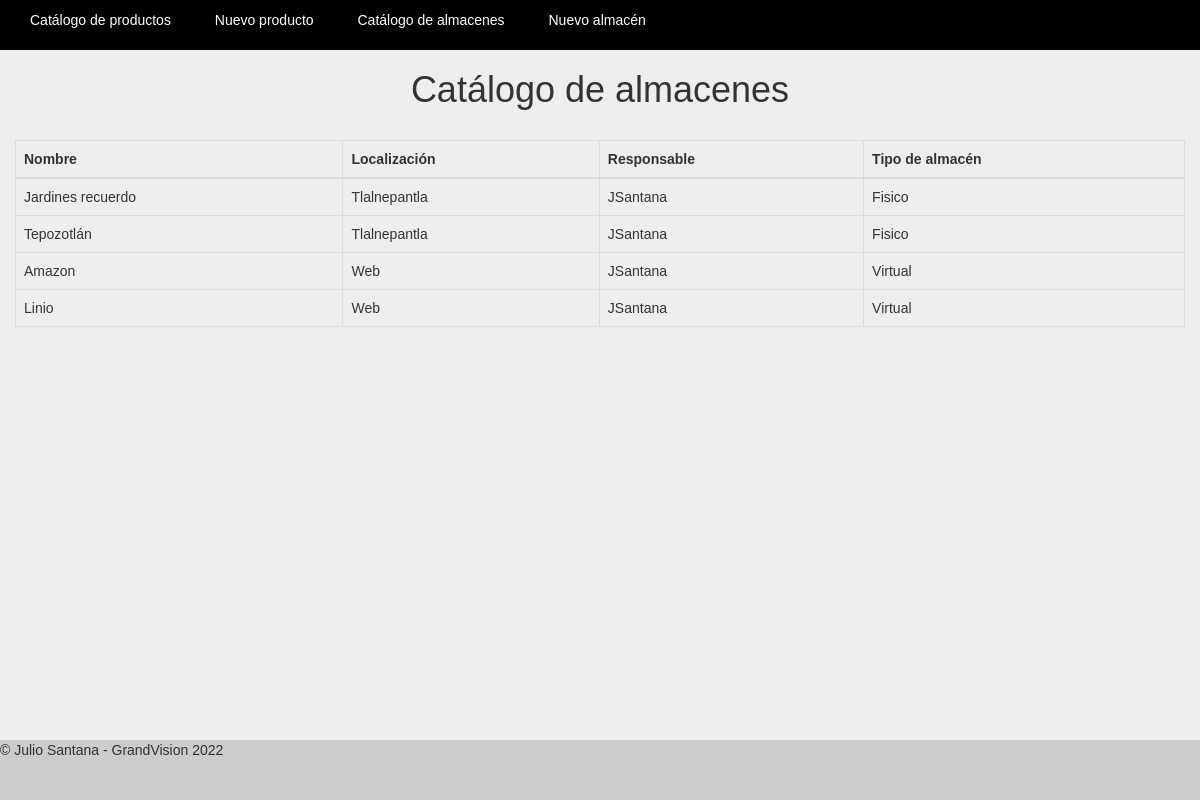
The page /almacen/CatalogoAlmacen on the database its author committed.
### tables this page shows
CREATE TABLE `catalogoalmacenes` (
  `idAlmacen` int(11) NOT NULL,
  `nombreAlmacen` varchar(50) NOT NULL,
  `localizacion` varchar(50) NOT NULL,
  `responsable` varchar(50) NOT NULL,
  `idTipoAlmacen` int(11) NOT NULL
);

CREATE TABLE `tipoalmacenes` (
  `idTipoAlmacen` int(11) NOT NULL,
  `tipoAlmacen` varchar(50) NOT NULL
);

### libs/view.php (called while the page is built, shortened)
<?php
	class View{
		function render($nombre) {
			require 'views/' . $nombre . '.php';
		}
	}
?>

### controllers/almacen.php (called while the page is built, shortened)
<?php
class Almacen extends Controller{
    function __construct(){
		$this->view->mensaje = "";
        $this->view->tiposAlmacen = [];
    }
    function CatalogoAlmacen() {
        $almacenes = $this->model->getCatalogoAlmacen();
		$this->view->almacenes = $almacenes;
		$this->view->render('almacen/catalogoAlmacen');
    }
}
?>

### index.php (called while the page is built, shortened)
<?php
	require_once 'libs/database.php';
	require_once 'libs/view.php';
	$app = new App();
?>

### models/almacenmodel.php (called while the page is built, shortened)
<?php
class AlmacenModel extends Model{
    public function getCatalogoAlmacen(){
        $items = [];
        try{
            $query = $this->db->connect()->query("SELECT catAlmacen.*, tipo.tipoAlmacen FROM catalogoalmacenes catAlmacen INNER JOIN tipoalmacenes tipo ON catAlmacen.idTipoAlmacen = tipo.idTipoAlmacen");
            while($row = $query->fetch()){
                $item = new Almacen();
                $item->idAlmacen = $row['idAlmacen'];
                $item->nombreAlmacen = $row['nombreAlmacen'];
                $item->localizacion = $row['localizacion'];
                $item->responsable = $row['responsable'];
				$item->idTipoAlmacen = $row['idTipoAlmacen'];
                $item->tipoAlmacen = $row['tipoAlmacen'];
                array_push($items, $item);
            }
            return $items;
        } catch(PDOException $e){
            return [];
        }
    }
}
?>

### libs/database.php (called while the page is built)
<?php
class Database{
    private $host;
    private $db;
    private $user;
    private $password;
    private $charset;
    public function __construct(){
        $this->host = constant('HOST');
        $this->db = constant('DB');
        $this->user = constant('USER');
        $this->password = constant('PASSWORD');
        $this->charset = constant('CHARSET');
    }
    function connect(){
        try{
            $connection = "mysql:host=" . $this->host . ";dbname=" . $this->db . ";charset=" . $this->charset;
            $options = [
                PDO::ATTR_ERRMODE            => PDO::ERRMODE_EXCEPTION,
                PDO::ATTR_EMULATE_PREPARES   => false,
            ];
            $pdo = new PDO($connection, $this->user, $this->password, $options);
            return $pdo;
        } catch(PDOException $e){
            print_r('Error connection: ' . $e->getMessage());
        }
    }
}
?>

### views/almacen/catalogoAlmacen.php (the view, shortened to what this page needs)
<!DOCTYPE html>
<html>
<body>
	<?php require 'views/header.php' ?>
    <div class="container">
        <h1 class="center">Catálogo de almacenes</h1><br/>
        <div class="row">
            <div class="col-12">
                <table class="table table-bordered">
                    <thead>
                        <tr>
                            <th scope="col">Nombre</th>
                            <th scope="col">Localización</th>
                            <th scope="col">Responsable</th>
                            <th scope="col">Tipo de almacén</th>
                        </tr>
                    </thead>
                    <tbody>
                        <?php
                        foreach($this->almacenes as $row){
                            $almacen = $row;
                        ?>
                        <tr>
                            <td><?php echo $almacen->nombreAlmacen; ?></td>
                            <td><?php echo $almacen->localizacion; ?></td>
                            <td><?php echo $almacen->responsable; ?></td>
                            <td><?php echo $almacen->tipoAlmacen; ?></td>
                        </tr>
                        <?php } ?>
                    </tbody>
                </table>
            </div>
        </div>
    </div>
	<?php require 'views/footer.php' ?>
</body>
</html>

### public/css/default.css (style rules this page uses)
* { padding: 0; margin: 0; }
body { font-family: Arial, Helvetica, sans-serif; background-color: #eee; }
.center { text-align: center }

### rows shown on the page
catalogoalmacenes: nombreAlmacen "Jardines recuerdo", localizacion "Tlalnepantla", responsable "JSantana", idTipoAlmacen.tipoAlmacen "Fisico"
catalogoalmacenes: nombreAlmacen "Tepozotlán", localizacion "Tlalnepantla", responsable "JSantana", idTipoAlmacen.tipoAlmacen "Fisico"
catalogoalmacenes: nombreAlmacen "Amazon", localizacion "Web", responsable "JSantana", idTipoAlmacen.tipoAlmacen "Virtual"
catalogoalmacenes: nombreAlmacen "Linio", localizacion "Web", responsable "JSantana", idTipoAlmacen.tipoAlmacen "Virtual"
